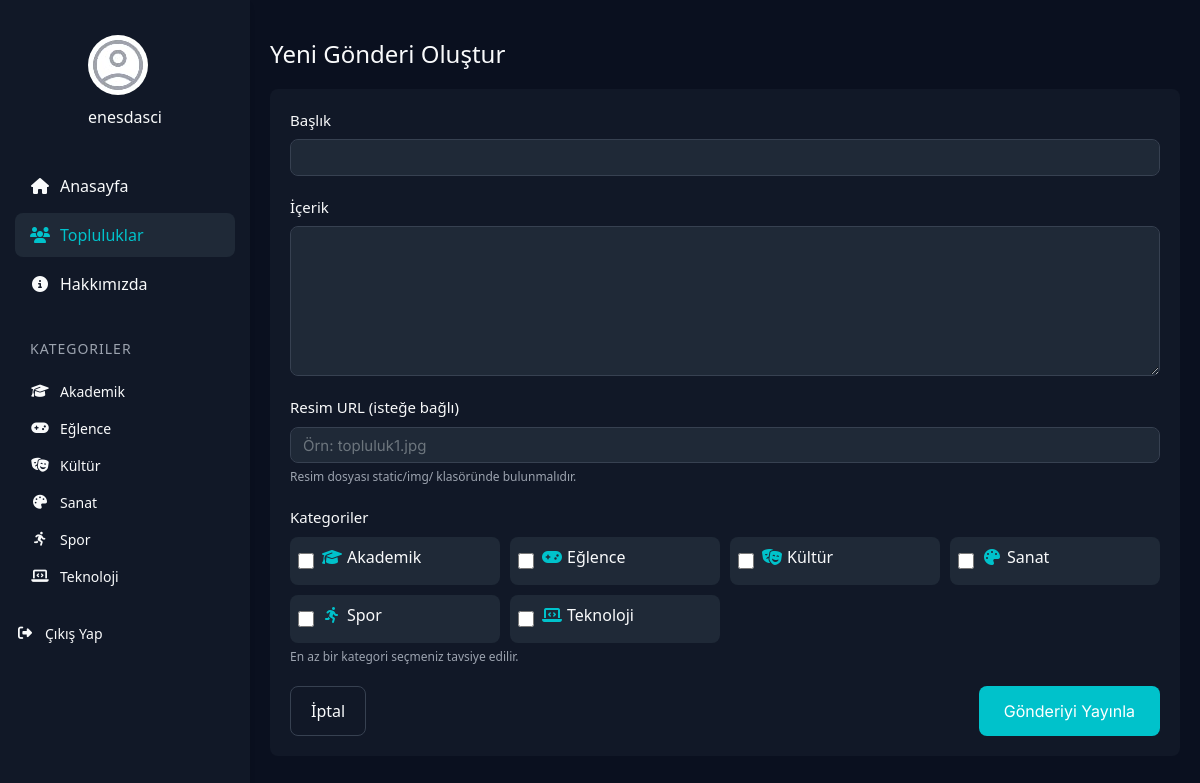
/topluluklar/post/create/ (signed in), run on the app's committed database.
### topluluklar/models.py (models this page shows, shortened)
class Category(models.Model):
    name = models.CharField(max_length=50, unique=True)
    slug = models.SlugField(max_length=50, unique=True)
    icon = models.CharField(max_length=50, help_text="Font Awesome icon name", null=True, blank=True)
    description = models.CharField(max_length=200, null=True, blank=True)
    class Meta:
        verbose_name = "Kategori"
        verbose_name_plural = "Kategoriler"
        ordering = ['name']

### topluluklar/views.py (the view, shortened to what this page needs)
# urls.py: path("post/create/", views.create_post, name="create_post"),
@login_required(login_url='login')
def create_post(request):
    categories = Category.objects.all()
    return render(request, 'topluluklar/create_post.html', {'categories': categories})

### profiles/templatetags/profile_tags.py (called while the page is built)
@register.simple_tag
def get_profile_role(user):
    try:
        return user.profile.role
    except ObjectDoesNotExist:
        return 'student'

@register.simple_tag
def get_profile_image(user):
    try:
        if user.profile.role == 'community':
            if user.profile.img:
                return user.profile.get_image_path()
            return "/static/img/community-icon.jpg"
    except ObjectDoesNotExist:
        pass
    return "/static/img/user-icon.jpg"

@register.simple_tag
def get_topluluk_image(user):
    try:
        if user.profile.role == 'community':
            try:
                topluluk = Topluluklar.objects.get(name=user.username)
                if topluluk.img:
                    return topluluk.get_image_path()
            except Topluluklar.DoesNotExist:
                pass
    except ObjectDoesNotExist:
        pass
    return None

### topluluklar/context_processors.py (called while the page is built)
def categories_processor(request):
    categories = Category.objects.all()
    return {'categories': categories}

### templates/topluluklar/create_post.html (shortened to what this page needs)
{% extends 'layout.html' %}
{% load static %}
{% block content %}
<main class="main-content">
    <div class="content">
        <h1 class="page-title">Yeni Gönderi Oluştur</h1>
        <div class="post-form-container">
            <form method="post" action="{% url 'create_post' %}">
                <div class="form-group">
                    <label for="title" class="form-label">Başlık</label>
                    <input type="text" class="form-control" id="title" name="title" required>
                </div>
                <div class="form-group">
                    <label for="content" class="form-label">İçerik</label>
                    <textarea class="form-control" id="content" name="content" rows="5" required></textarea>
                </div>
                <div class="form-group">
                    <label for="image" class="form-label">Resim URL (isteğe bağlı)</label>
                    <input type="text" class="form-control" id="image" name="image" placeholder="Örn: topluluk1.jpg">
                    <small class="form-text">Resim dosyası static/img/ klasöründe bulunmalıdır.</small>
                </div>
                <div class="form-group">
                    <label class="form-label">Kategoriler</label>
                    <div class="categories-container">
                        {% for category in categories %}
                        <div class="category-checkbox">
                            <input type="checkbox" name="categories" value="{{ category.id }}" id="category-{{ category.id }}">
                            <label for="category-{{ category.id }}">
                                {% if category.icon %}<i class="fas fa-{{ category.icon }}" style="color: var(--accent-color); font-size: 16px; width: 20px; text-align: center;"></i>{% endif %}
                                {{ category.name }}
                            </label>
                        </div>
                        {% endfor %}
                    </div>
                    <small class="form-text">En az bir kategori seçmeniz tavsiye edilir.</small>
                </div>
                <div class="form-actions">
                    <a href="{% url 'profil' %}" class="cancel-btn">İptal</a>
                    <button type="submit" class="submit-btn">Gönderiyi Yayınla</button>
                </div>
            </form>
        </div>
    </div>
</main>
{% endblock %}

### templates/partials/_navbar.html (shortened to what this page needs)
{% load static %}
{% load profile_tags %}
<nav class="side-nav">
    <div class="profile-section">
        {% if user.is_authenticated %}
            {% url 'profile' as profile_url %}
            <a href="{{ profile_url }}">
                <div class="profile-img">
                    {% get_profile_role user as user_role %}
                    {% get_topluluk_image user as topluluk_image %}
                    {% if user_role == 'community' %}
                        {% if topluluk_image %}
                            <img src="{% static topluluk_image %}" alt="Topluluk Profili">
                        {% else %}
                            <img src="{% static 'img/community-icon.jpg' %}" alt="Topluluk Profili">
                        {% endif %}
                    {% else %}
                        <img src="{% static 'img/user-icon.jpg' %}" alt="Profil">
                    {% endif %}
                </div>
                <span class="profile-name">{{ user.username }}</span>
            </a>
        {% else %}
            <div class="profile-img">
                <img src="{% static 'img/user-icon.jpg' %}" alt="Profil">
            </div>
            <span class="profile-name">Misafir</span>
        {% endif %}
    </div>
    <ul class="nav-links">
        <li><a href="{% url 'anasayfa'%}" class="{% if request.path == '/' %}active{% endif %}"><i class="fas fa-home"></i> Anasayfa</a></li>
        <li><a href="{% url 'topluluklar'%}" class="{% if 'topluluklar' in request.path %}active{% endif %}"><i class="fas fa-users"></i> Topluluklar</a></li>
        <li><a href="{% url 'about'%}" class="{% if 'about' in request.path %}active{% endif %}"><i class="fas fa-info-circle"></i> Hakkımızda</a></li>
    </ul>
    <div class="categories">
        <h3>Kategoriler</h3>
        <ul>
            {% if categories %}
                {% for category in categories %}
                    <li><a href="{% url 'anasayfa_posts' %}?category={{ category.slug }}"><i class="fas fa-{{ category.icon|default:'tag' }}"></i> {{ category.name }}</a></li>
                {% endfor %}
            {% else %}
                <li><a href="#"><i class="fas fa-tag"></i> Henüz kategori yok</a></li>
            {% endif %}
        </ul>
        {% if user.is_authenticated %}
        <ul class="navbar-nav">
            <li class="nav-item">
                <a href="javascript: {document.getElementById('logout').submit()}" class="nav-link">
                    <i class="fas fa-sign-out-alt"></i> Çıkış Yap
                </a>
            </li>
        </ul>
        {% endif %}
    </div>
</nav>

### static/css/styles.css (style rules this page uses)
:root { --primary-color: #004d99; --secondary-color: #f2a900; --accent-color: #00c2cb; --dark-bg: #111827; --darker-bg: #0a101f; --light-bg: #1f2937; --text-light: #f9fafb; --text-muted: #9ca3af; --border-color: #374151; --border-radius: 8px; --box-shadow: 0 4px 6px -1px rgba(0, 0, 0, 0.1), 0 2px 4px -1px rgba(0, 0, 0, 0.06); --transition: all 0.3s ease; }
* { margin: 0; padding: 0; box-sizing: border-box; font-family: 'Segoe UI', Tahoma, Geneva, Verdana, sans-serif; }
body { font-family: 'Inter', sans-serif; font-size: 16px; line-height: 1.5; color: var(--text-light); background-color: var(--darker-bg); }
a { text-decoration: none; color: var(--text-light); transition: var(--transition); }
ul { list-style: none; }
button { cursor: pointer; font-family: 'Inter', sans-serif; border: none; background: none; transition: var(--transition); }
input, textarea { font-family: 'Inter', sans-serif; border: none; outline: none; background-color: var(--light-bg); color: var(--text-light); padding: 10px 15px; border-radius: var(--border-radius); transition: var(--transition); }
.side-nav { width: 250px; height: 100vh; background-color: var(--dark-bg); position: fixed; left: 0; top: 0; padding: 20px 0; overflow-y: auto; box-shadow: var(--box-shadow); z-index: 100; display: flex; flex-direction: column; }
.profile-section { display: flex; flex-direction: column; align-items: center; padding: 15px 20px; margin-bottom: 20px; border-bottom: none; }
.profile-img { width: 60px; height: 60px; border-radius: 50%; overflow: hidden; margin-bottom: 10px; background-color: var(--light-bg); display: flex; align-items: center; justify-content: center; }
.profile-img img { width: 100%; height: 100%; object-fit: cover; }
.profile-name { font-weight: 500; color: var(--text-light); }
.nav-links { padding: 0 15px; margin-bottom: 30px; }
.nav-links li { margin-bottom: 5px; }
.nav-links a { display: flex; align-items: center; padding: 10px 15px; border-radius: var(--border-radius); font-weight: 500; }
.nav-links a i { margin-right: 10px; width: 20px; text-align: center; }
.nav-links a:hover, .nav-links a.active { background-color: var(--light-bg); color: var(--accent-color); }
.categories { padding: 0 15px; }
.categories h3 { padding: 0 15px; margin-bottom: 15px; color: var(--text-muted); font-size: 14px; text-transform: uppercase; letter-spacing: 1px; }
.categories ul { margin-bottom: 20px; }
.categories a { display: flex; align-items: center; padding: 8px 15px; border-radius: var(--border-radius); font-size: 14px; }
.categories a i { margin-right: 10px; width: 20px; text-align: center; }
.main-content { flex: 1; margin-left: 250px; padding: 20px; background-color: var(--darker-bg); }
.content { padding: 10px 0; }

### templates/topluluklar/create_post.html (style rules this page uses)
.page-title { font-size: 24px; color: var(--text-light); margin-bottom: 20px; }
.post-form-container { background-color: var(--dark-bg); border-radius: var(--border-radius); padding: 20px; }
.form-group { margin-bottom: 20px; }
.form-label { display: block; margin-bottom: 8px; font-size: 15px; color: var(--text-light); }
.form-control { width: 100%; padding: 12px; background-color: var(--light-bg); border: 1px solid var(--border-color); border-radius: var(--border-radius); color: var(--text-light); font-size: 15px; }
textarea.form-control { min-height: 150px; resize: vertical; }
.form-text { display: block; color: var(--text-muted); font-size: 12px; margin-top: 5px; }
.categories-container { display: grid; grid-template-columns: repeat(auto-fill, minmax(200px, 1fr)); gap: 10px; }
.category-checkbox { display: flex; align-items: center; gap: 8px; padding: 8px; background-color: var(--light-bg); border-radius: var(--border-radius); }
.category-checkbox input { width: 16px; height: 16px; }
.category-checkbox label { display: flex; align-items: center; gap: 5px; color: var(--text-light); cursor: pointer; }
.form-actions { display: flex; justify-content: space-between; margin-top: 20px; }
.cancel-btn { padding: 12px 20px; background-color: transparent; border: 1px solid var(--border-color); color: var(--text-light); border-radius: var(--border-radius); cursor: pointer; transition: var(--transition); }
.submit-btn { padding: 12px 25px; background-color: var(--accent-color); border: none; color: white; border-radius: var(--border-radius); cursor: pointer; transition: var(--transition); }

### data on the page
Category: name "Akademik"
Category: name "Eğlence"
Category: name "Kültür"
Category: name "Sanat"
Category: name "Spor"
Category: name "Teknoloji"

### other printed values
{{ user.username }} "enesdasci"
